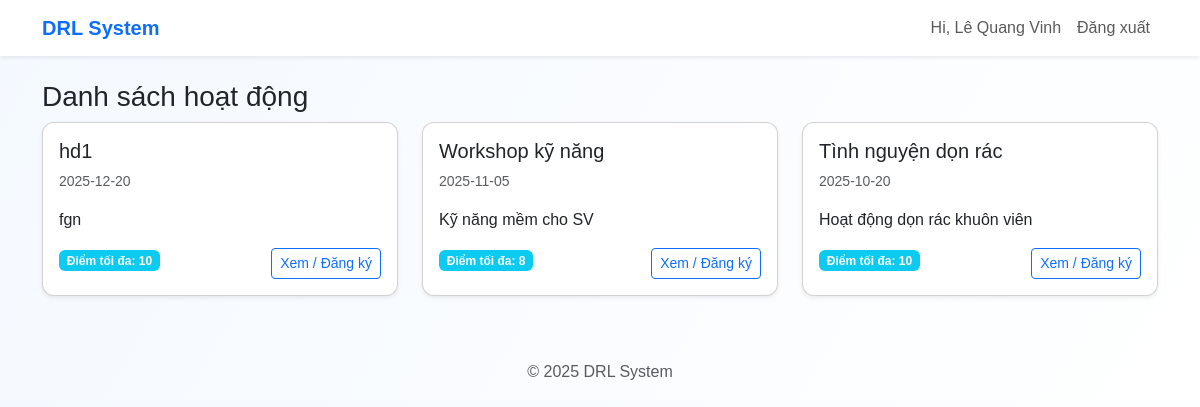
/ (signed in), run on the app's committed database.
### models.py (models this page shows, shortened)
class User(db.Model, UserMixin):
    __tablename__ = "users"
    id = db.Column(db.Integer, primary_key=True)
    username = db.Column(db.String(80), unique=True, nullable=False)   # login
    fullname = db.Column(db.String(120))
    password_hash = db.Column(db.String(200), nullable=False)
    role = db.Column(db.String(20), nullable=False)  # 'admin', 'teacher', 'student'
    student_id = db.Column(db.String(50), nullable=True)
    class_name = db.Column(db.String(50), nullable=True)
    created_at = db.Column(db.DateTime, default=datetime.utcnow)

class Activity(db.Model):
    __tablename__ = "activities"
    id = db.Column(db.Integer, primary_key=True)
    name = db.Column(db.String(200), nullable=False)
    description = db.Column(db.Text)
    date = db.Column(db.String(50))
    max_score = db.Column(db.Integer, default=10)
    created_at = db.Column(db.DateTime, default=datetime.utcnow)

### app.py (the view)
@app.route("/")
@login_required
def index():
    activities = Activity.query.order_by(Activity.date.desc()).all()
    return render_template("index.html", activities=activities)

### app.py (called while the page is built)
@login_manager.user_loader
def load_user(user_id):
    return User.query.get(int(user_id))

### templates/index.html
{% extends "base.html" %}
{% block content %}
<h3>Danh sách hoạt động</h3>
<div class="row">
  {% for a in activities %}
  <div class="col-md-4 mb-4">
    <div class="card h-100 shadow-sm">
      <div class="card-body d-flex flex-column">
        <h5 class="card-title">{{ a.name }}</h5>
        <p class="card-text text-muted small">{{ a.date }}</p>
        <p class="flex-grow-1">{{ a.description|truncate(120) }}</p>
        <div>
          <span class="badge bg-info">Điểm tối đa: {{ a.max_score }}</span>
          <a href="{{ url_for('activity_detail', aid=a.id) }}" class="btn btn-outline-primary btn-sm float-end">Xem / Đăng ký</a>
        </div>
      </div>
    </div>
  </div>
  {% endfor %}
</div>
{% endblock %}

### templates/base.html (shortened to what this page needs)
<!doctype html>
<html lang="vi">
<head>
  <link href="https://cdn.jsdelivr.net/npm/bootstrap@5.3.2/dist/css/bootstrap.min.css" rel="stylesheet">
  <link href="{{ url_for('static', filename='css/style.css') }}" rel="stylesheet">
</head>
<body>
<nav class="navbar navbar-expand-lg navbar-light bg-white shadow-sm">
  <div class="container">
    <a class="navbar-brand fw-bold text-primary" href="{{ url_for('index') }}">DRL System</a>
    <div class="collapse navbar-collapse">
      <ul class="navbar-nav ms-auto">
        {% if current_user.is_authenticated %}
          <li class="nav-item"><span class="nav-link">Hi, {{ current_user.fullname or current_user.username }}</span></li>
          <li class="nav-item"><a class="nav-link" href="{{ url_for('logout') }}">Đăng xuất</a></li>
        {% else %}
          <li class="nav-item"><a class="nav-link" href="{{ url_for('login') }}">Đăng nhập</a></li>
        {% endif %}
      </ul>
    </div>
  </div>
</nav>
<div class="container py-4">
  {% block content %}{% endblock %}
</div>
<footer class="text-center py-3 text-muted">
  © {{ now().year }} DRL System
</footer>
</body>
</html>

### static/css/style.css (style rules this page uses)
body { background: linear-gradient(120deg, #f4f9ff 0%, #ffffff 100%); font-family: Arial, sans-serif; }
.navbar-brand { color: #0d6efd !important; }
.card { border-radius: 12px; }

### data on the page
User: fullname "Lê Quang Vinh"
Activity: name "hd1", date "2025-12-20", description "fgn", max_score "10"
Activity: name "Workshop kỹ năng", date "2025-11-05", description "Kỹ năng mềm cho SV", max_score "8"
Activity: name "Tình nguyện dọn rác", date "2025-10-20", description "Hoạt động dọn rác khuôn viên", max_score "10"
